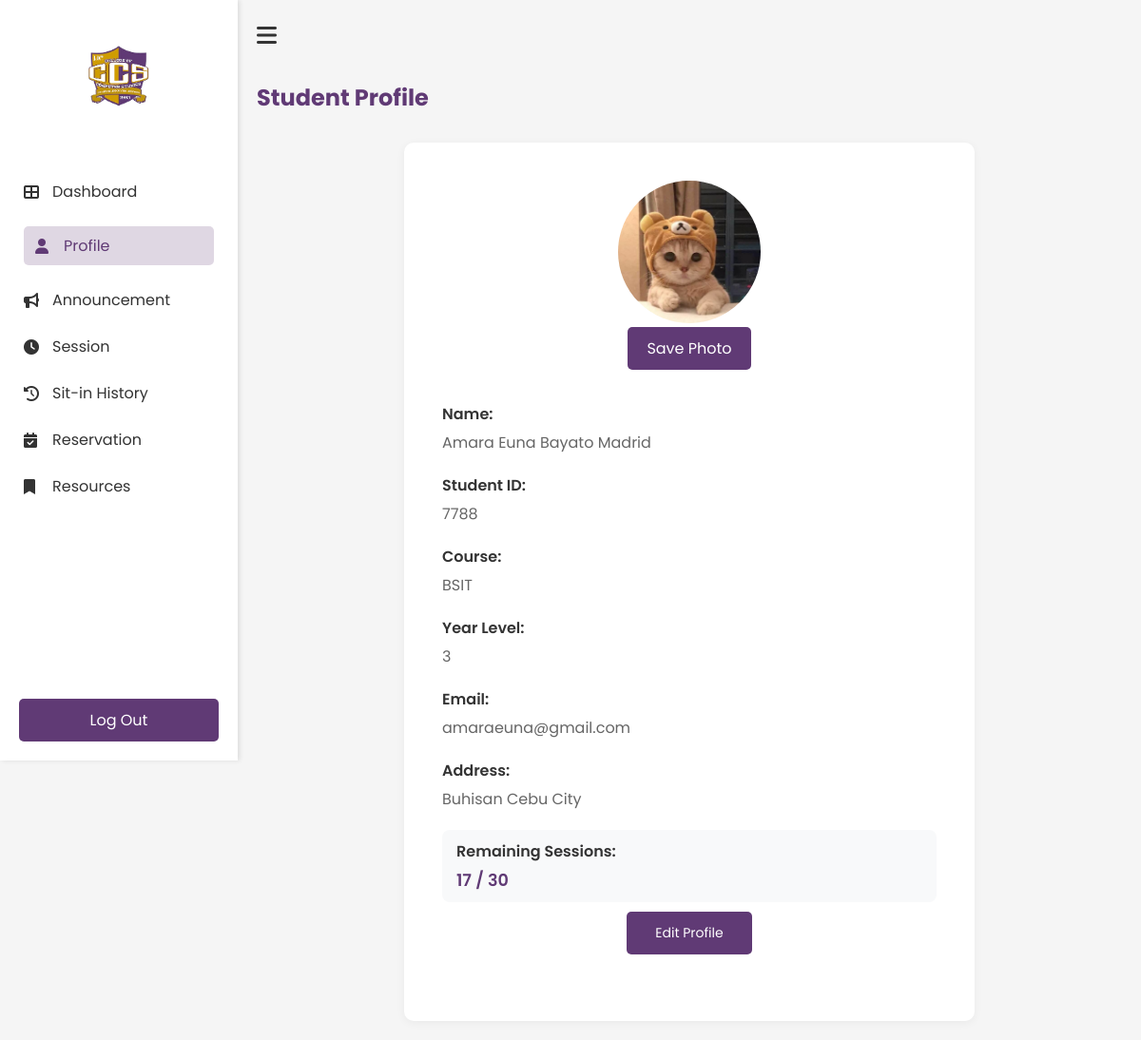
/Profile (signed in), run on the app's committed database.
### tables this page shows
CREATE TABLE users(
idno integer primary key,
lastname text not null,
firstname text not null,
middlename text,
course text not null,
year_level integer not null,
email text unique not null,
username text unique not null,
password text not null, sessions TEXT DEFAULT NULL, address text, photo text, points INTEGER DEFAULT 0, remaining_sessions INTEGER DEFAULT 0);

### app.py (the view, shortened to what this page needs)
@app.route('/Profile', methods=['GET', 'POST'])
def Profile():
    if 'username' not in session:
        return redirect(url_for('login'))
    user_profile = get_user_profile(session['student_id'])
    return render_template('student/profile.html', user=user_profile)

### templates/student/profile.html (shortened to what this page needs)
<!DOCTYPE html>
<html lang="en">
    <head>
        <link rel="stylesheet" href="{{ url_for('static', filename='student/profile.css') }}">
        <link rel="stylesheet" href="https://cdnjs.cloudflare.com/ajax/libs/font-awesome/6.0.0-beta3/css/all.min.css">
    </head>
    <body>
        <div class="profile-container">
            <nav class="sidebar" id="sidebar">
                <div class="logo-container">
                    <img src="{{ url_for('static', filename='images/ccs.png') }}" alt="ccs logo" class="logo">
                </div>
                <ul class="nav-links">
                    <li><a href="{{ url_for('Dashboard') }}"><i class="fas fa-th-large"></i>Dashboard</a></li>
                    <li><a href="{{ url_for('Profile') }}" class="active"><i class="fas fa-user"></i>Profile</a></li>
                    <li><a href="{{ url_for('Announcement') }}"><i class="fas fa-bullhorn"></i>Announcement</a></li>
                    <li><a href="{{ url_for('Session') }}"><i class="fas fa-clock"></i>Session</a></li>
                    <li><a href="{{ url_for('History') }}"><i class="fas fa-history"></i>Sit-in History</a></li>
                    <li><a href="{{ url_for('Reservation') }}"><i class="fas fa-calendar-check"></i>Reservation</a></li>
                    <li><a href="{{ url_for('Resources') }}"><i class="fas fa-bookmark"></i>Resources</a></li>
                </ul>
                <div class="logout-section">
                    <a href="{{ url_for('logout') }}" class="logout-btn"></i>Log Out</a>
                </div>
            </nav>
            <main class="main-content">
                <div class="top-bar">
                    <button id="sidebar-toggle" class="hamburger-btn"><i class="fas fa-bars"></i></button>
                </div>
                <h1>Student Profile</h1>
                <div class="profile-card">
                    <div class="profile-image">
                        <form action="{{ url_for('save_photo') }}" method="POST" enctype="multipart/form-data" id="photo-form">
                            <div class="profile-image-upload">
                                <img src="{{ url_for('static', filename='uploads/' + user[9]) if user[9] else url_for('static', filename='images/default.png') }}"
                                     alt="Profile Photo"
                                     class="round-circle"
                                     id="preview-image">
                            </div>
                            <button type="submit" class="save-photo-btn" id="save-photo-btn">Save Photo
                            </button>
                        </form>
                    </div>
                    <div class="profile-info">
                        <div class="info-item">
                            <p class="label">Name: </p>
                            <p class="value">{{ user[2] }} {{ user[3] }} {{ user[1] }}</p>
                        </div>
                        <div class="info-item">
                            <p class="label">Student ID: </p>
                            <p class="value">{{ user[0] }}</p>
                        </div>
                        <div class="info-item">
                            <p class="label">Course:</p>
                            <p class="value">{{ user[4] }}</p>
                        </div>
                        <div class="info-item">
                            <p class="label">Year Level: </p>
                            <p class="value">{{ user[5] }}</p>
                        </div>
                        <div class="info-item">
                            <p class="label">Email: </p>
                            <p class="value">{{ user[6] }}</p>
                        </div>
                        <div class="info-item">
                            <p class="label">Address: </p>
                            <p class="value">{{ user[7] if user[7] else 'No address provided' }}</p>
                        </div>
                        <div class="info-item sessions-info">
                            <p class="label">Remaining Sessions: </p>
                            <p class="value">{{ user[8] }} / 30</p>
                        </div>
                        <button class="edit-profile-btn" onclick="openModal()">Edit Profile</button>
                    </div>
                </div>
            </main>
        </div>
    </body>
</html>

### static/student/profile.css (style rules this page uses)
* { margin: 0; padding: 0; box-sizing: border-box; font-family: 'Poppins', sans-serif; }
body { background-color: #f5f5f5; }
.main-content { padding: 30px; }
.main-content h1 { color: #603A75; margin-bottom: 30px; font-size: 24px; }
.profile-card { background: white; border-radius: 10px; padding: 40px; box-shadow: 0 2px 10px rgba(0, 0, 0, 0.05); max-width: 600px; margin: 0 auto; }
.profile-image { text-align: center; margin-bottom: 30px; }
.profile-image-upload { position: relative; width: 150px; height: 150px; margin: 0 auto; }
.round-circle { width: 100%; height: 100%; border-radius: 50%; object-fit: cover; }
.save-photo-btn { margin-top: 15px; padding: 8px 20px; background-color: var(--button-color); color: white; border: none; border-radius: 5px; cursor: pointer; transition: background-color 0.3s; display: flex; align-items: center; gap: 8px; }
.profile-info { margin-bottom: 30px; }
.info-item { margin-bottom: 20px; }
.info-item .label { font-weight: 600; color: #333; margin-bottom: 5px; }
.info-item .value { color: #666; }
.edit-profile-btn { background-color: #603A75; color: white; border: none; padding: 12px 30px; border-radius: 5px; cursor: pointer; font-size: 14px; display: block; margin: 0 auto; transition: background-color 0.3s; }
.sessions-info { background-color: #f8f9fa; padding: 10px 15px; border-radius: 8px; margin: 10px 0; }
.sessions-info .value { color: #603A75; font-weight: 600; font-size: 1.1em; }
.sidebar { width: 250px; height: 100vh; position: fixed; left: 0; top: 0; background-color: white; padding: 20px 0; transition: all 0.3s ease; box-shadow: 2px 0 5px rgba(0, 0, 0, 0.1); z-index: 1000; }
.main-content { margin-left: 250px; transition: all 0.3s ease; width: calc(100% - 250px); padding: 20px; }
.logo-container { text-align: center; padding: 20px 0; }
.logo { width: 80px; height: auto; }
.nav-links { list-style: none; padding: 0; margin-top: 30px; }
.nav-links li { padding: 12px 25px; }
.nav-links li a { color: #333; text-decoration: none; display: flex; align-items: center; transition: 0.3s; }
.nav-links li a:hover, .nav-links li a.active { padding: 8px 12px; border-radius: 5px; color: #603A75; background-color: rgba(96, 58, 117, 0.2); }
.nav-links li a i { margin-right: 10px; width: 20px; }
.nav-links li a:hover, .nav-links li a.active { color: #603A75; }
.logout-section { position: absolute; bottom: 20px; width: 100%; padding: 0 20px; }
.logout-btn { display: block; width: 100%; padding: 10px; background-color: #603A75; color: white; text-align: center; text-decoration: none; border-radius: 5px; transition: 0.3s; }
.main-content { flex: 1; padding: 20px; transition: all 0.3s ease; }
.top-bar { display: flex; align-items: center; margin-bottom: 30px; }
.hamburger-btn { background: none; border: none; font-size: 24px; cursor: pointer; margin-right: 15px; color: #333; }
button[type="submit"] { background-color: #603A75; border: none; color: white; padding: 10px 20px; text-align: center; text-decoration: none; display: inline-block; font-size: 16px; margin: 4px 2px; cursor: pointer; border-radius: 5px; }

### data on the page
users: photo (picture), firstname "Amara Euna", middlename "Bayato", lastname "Madrid", idno "7788", course "BSIT", year_level "3", email "amaraeuna@gmail.com", address "Buhisan Cebu City", sessions "17"
